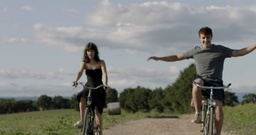
#> input picture data/1.jpg, 256 x 135 px, shrunk from 647 x 340 before the run
$ python run.py --img_path ../data/1.jpg   (older library calls are emulated)
#> lines starting #> are read from the running program, lines starting #| are printed output that depends on the picture; after the words box and inside, x2 and y2 are one past the last pixel; in counts of white or black regions, pixels touching at a corner belong together
### src/utils.py
import numpy as np

from scipy import signal
from scipy.ndimage.filters import convolve


def getBaseLayer(img, kernel_size, sigma):
    """
    Get  base layer given an image
    :param img: input image
    :param kernel_size: kernel size
    :param sigma: standard deviation
    :return base: base layer of input image
    """
    h, w, c = img.shape

    color = np.zeros((h, w, c))
    intensity = 0.2989 * img[:, :, 0] \
        + 0.5870 * img[:, :, 1] \
        + 0.1140 * img[:, :, 2]

    for idx in range(c):
        color[:, :, idx] = img[:, :, idx] / (intensity + 1e-4)

    luminous = np.log2(intensity + 1e-4)
    padding = int(np.floor(kernel_size / 2))
    y, x = np.mgrid[- padding: padding + 1, - padding: padding + 1]
    kernel = np.exp(- (x ** 2 + y ** 2) / (2 * sigma ** 2))
    kernel = kernel / np.sum(kernel)  # normalize

    convolved = signal.convolve2d(luminous, kernel, boundary='symm',
                                  mode='same')
    new_intensity = np.power(2, convolved)

    base = np.zeros((h, w, c))
    for idx in range(c):
        base[:, :, idx] = color[:, :, idx] * (new_intensity - 1e-4)
    base = np.round(np.clip(base, 0, 255)).astype('uint8')

    return base


def getAvgMask(img, kernel_h, kernel_w):
    """
    Get smooth mask by averaging
    :param img: input image
    :param kernel_h: height of kernel
    :param kernel_w: weight of kernel
    :return averaged_mask: averaged mask of input image
    """
    h, w, c = img.shape

    intensity = np.average(img, 2)
    luminous = np.log2(intensity + 1e-4)
    padding_h = int(np.floor(kernel_h / 2))
    padding_w = int(np.floor(kernel_w / 2))
    luminous = np.pad(luminous,
                      ((padding_h, padding_h), (padding_w, padding_w)),
                      'symmetric')

    kernel = np.ones((kernel_h, kernel_w))

    averaged_mask = np.zeros((h, w))
    for i in range(h):
        for j in range(w):
            averaged_mask[i, j] = np.sum(
                luminous[i: i + kernel_h, j: j + kernel_w] * kernel) / kernel.size

    return averaged_mask


def getEnergyMap(img, mask):
    """
    Get energy map of input image according to a mask
    :param img: input image
    :param mask: input mask
    :return energy_map: energy map of input image
    """
    filter_u = np.array([[1.0, 2.0, 1.0], [0.0, 0.0, 0.0], [-1.0, -2.0, -1.0]])
    filter_v = np.array([[1.0, 0.0, -1.0], [2.0, 0.0, -2.0], [1.0, 0.0, -1.0]])

    filter_u = np.stack([filter_u] * 3, axis=2)
    filter_v = np.stack([filter_v] * 3, axis=2)

    img = img.astype('float32')
    convolved = np.absolute(convolve(img, filter_u)) \
        + np.absolute(convolve(img, filter_v))

    energy_map = convolved.sum(axis=2)
    energy_map = energy_map + np.max(energy_map) * mask[:, :, 0]

    return energy_map


def getMinimumSeam(img, mask):
    """
    Get minimum seam of current image and mask
    :param img: input image
    :param mask: input mask
    :return: index of minimum seam
    """
    h, w, _ = img.shape

    energy_map = getEnergyMap(img, mask)
    backtrack = np.zeros_like(energy_map, dtype=np.int)
    for i in range(1, h):  # start from 1 to avoid leftmost edge
        for j in range(w):
            if j == 0:
                min_idx = np.argmin(energy_map[i - 1, j: j + 2])
                backtrack[i, j] = min_idx + j
                min_energy = energy_map[i - 1, min_idx + j]
            else:
                min_idx = np.argmin(energy_map[i - 1, j - 1: j + 2])
                backtrack[i, j] = min_idx + j - 1
                min_energy = energy_map[i - 1, min_idx + j - 1]
            energy_map[i, j] += min_energy

    return np.argmin(energy_map[-1]), backtrack


def carve(img, scale, mask):
    """
    Carve a seam on input image
    :param img: input image
    :param scale: ratio between input and output image
    :param mask: input mask
    :return carved_img: carved image
    :return mask: updated mask
    """
    h, w, _ = img.shape
    new_w = int(scale * w)

    carved_img = img.copy()
    for _ in range(w - new_w):
        h, w, _ = carved_img.shape
        seam, backtrack = getMinimumSeam(carved_img, mask)
        next_shape = np.ones((h, w), dtype=np.bool)
        for i in reversed(range(h)):
            next_shape[i, seam] = False
            seam = backtrack[i, seam]
        next_shape = np.stack([next_shape] * 3, axis=2)
        carved_img = carved_img[next_shape].reshape((h, w - 1, 3))
        mask = mask[next_shape].reshape((h, w - 1, 3))

    return carved_img, mask

### src/run.py
import os
import cv2
import argparse
import numpy as np
import skimage.io as sio

from scipy import signal
from utils import getBaseLayer, getAvgMask, carve


class ObjectRemover(object):
    def __init__(self, path_to_img, kernel_size=30, scale=0.5, rotate=False):
#> called with path_to_img = '../data/1.jpg', kernel_size = 30, scale = 0.7, rotate = 0
        self.img_path = path_to_img
        self.kernel_size = kernel_size
        self.scale = scale
        self.rotate = rotate

        self.img = sio.imread(self.img_path)
#> self.img is the input picture: shape (135, 256, 3); mean R, G, B 128.4, 129.8, 125.5
        self.img_shape = self.img.shape
#> self.img_shape = (135, 256, 3)

    def run(self):
        base = getBaseLayer(self.img, kernel_size=100, sigma=3)
#> after the loop in getBaseLayer, `for idx in range(c):`:
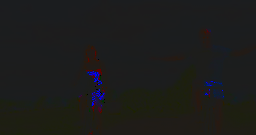
#> color: shape (135, 256, 3) float64; mean R, G, B 1, 1, 0.96; drawn with min black and max white

        kernel = np.ones((self.kernel_size, self.kernel_size))
        kernel[:, 0: self.kernel_size // 2] = -1

        h, w, c = self.img_shape
#> h = 135; w = 256; c = 3
        base_convolved = np.zeros(base.shape)
        for idx in range(c):
            base_convolved[:, :, idx] = signal.convolve2d(
                    base[:, :, idx], kernel, boundary='symm', mode='same')
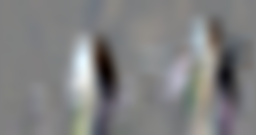
#> base_convolved: shape (135, 256, 3) float64; mean R, G, B 33.9, 70, 231.6; drawn with min black and max white

        base_convolved = np.abs(base_convolved)
        base_convolved = base_convolved - np.mean(base_convolved)
        base_convolved = np.clip(base_convolved / 255, 0, 1).astype('float')

        base_diff = np.abs(base - np.median(base))
        base_diff = base_diff - np.mean(base_diff)
        base_diff = np.clip(base_diff, 0, 255).astype('float') / 255

        base_convolved = base_convolved * (1 - np.mean(base_convolved)) \
            + base_diff * (1 - np.mean(base_diff))
        base_convolved = np.clip(base_convolved, 0, 1).astype('float')

        base_convolved = getAvgMask(base_diff, kernel_h=self.kernel_size // 2,
                                    kernel_w=self.kernel_size // 2)
#> after the loop in getAvgMask, `for i in range(h):`:
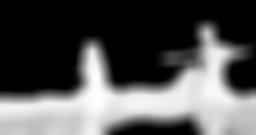
#> averaged_mask: shape (135, 256) float64; min -13.29, max -1.42, mean -9.36; drawn with min black and max white
        base_convolved = base_convolved - np.min(base_convolved)
#> base_convolved: shape (135, 256) float64

        base_diff = getAvgMask(base_diff, kernel_h=self.kernel_size // 2,
                               kernel_w=self.kernel_size // 2)
        base_diff = base_diff - np.min(base_diff)

        mask_diff = 1 - base_diff / np.max(base_diff)

        mask = np.zeros(self.img_shape)
        for idx in range(c):
            mask[:, :, idx] = mask_diff

        if self.rotate:
            rotated_img = np.rot90(self.img, 1, (0, 1))
            rotated_mask = np.rot90(mask, 1, (0, 1))
            output, _ = carve(rotated_img, self.scale, rotated_mask)
            output = np.rot90(output, 3, (0, 1))
        else:
            output, _ = carve(self.img, self.scale, mask)
#> the loop in carve, `for _ in range(w - new_w):` made 77 passes
#> pass 1, in getEnergyMap, `energy_map = energy_map + np.max(energy_map) * mask[:, :, 0]`:
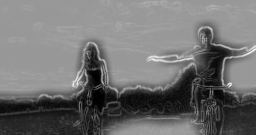
#> energy_map: shape (135, 256) float64; min 27.69, max 14650.9, mean 6475.1; drawn with min black and max white
#> after the loop in carve, `for _ in range(w - new_w):`:
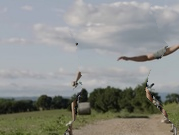
#> carved_img: shape (135, 179, 3); mean R, G, B 139.6, 141.6, 137.7
#> after the loop in carve, `for _ in range(w - new_w):`:
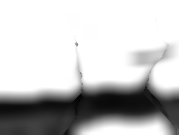
#> mask: shape (135, 179, 3) float64; min 0.0132, max 1, mean 0.76
#> after the loop in carve, `for _ in range(w - new_w):`:
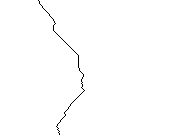
#> next_shape: shape (135, 180, 3) bool; 99.4% white; black in thin lines or dots, all inside (x1, y1, x2, y2) = (38, 0, 85, 135)

        return output


if __name__ == '__main__':
    parser = argparse.ArgumentParser()
    parser.add_argument('-img', '--img_path', required=True,
                        help='path to target image')
    parser.add_argument('-s', '--scale', type=float, default=0.7,
                        help='scale, ex: 0.7')
    parser.add_argument('-r', '--rotate', default=0,
                        help='set to 1 if rotate')
    args = parser.parse_args()

    img_path = args.img_path
    scale = args.scale
    rotate = args.rotate

    object_remover = ObjectRemover(path_to_img=img_path,
                                   scale=scale,
                                   rotate=rotate)

    out = object_remover.run()
    out = cv2.cvtColor(out, cv2.COLOR_BGR2RGB)
    out_path = os.path.join(
        os.path.dirname(img_path),
        os.path.splitext(os.path.basename(img_path))[0] + '_output.jpg')
    cv2.imwrite(out_path, out)

$ run again, on data/3.jpg
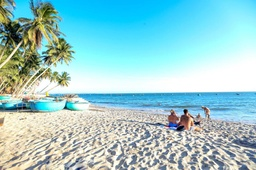
#> input picture data/3.jpg, 256 x 170 px, shrunk from 1024 x 682 before the run
#> in __init__, self.img is the input picture: shape (170, 256, 3); mean R, G, B 153.1, 202.5, 206.1
#> the loop in carve, `for _ in range(w - new_w):` made 77 passes
#> pass 1, in getEnergyMap, `energy_map = energy_map + np.max(energy_map) * mask[:, :, 0]`:
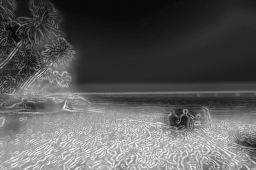
#> energy_map: shape (170, 256) float64; min 200.7, max 17683.9, mean 6478.1; drawn with min black and max white
#> after the loop in carve, `for _ in range(w - new_w):`:
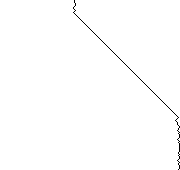
#> next_shape: shape (170, 180, 3) bool; 99.4% white; black in thin lines or dots, all inside (x1, y1, x2, y2) = (73, 0, 180, 170)

$ run again, on data/4.jpg
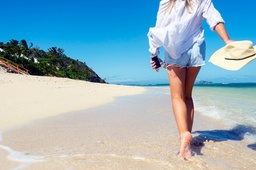
#> input picture data/4.jpg, 256 x 170 px, shrunk from 808 x 538 before the run
#> in __init__, self.img is the input picture: shape (170, 256, 3); mean R, G, B 144.8, 177.2, 191.1
#> the loop in carve, `for _ in range(w - new_w):` made 77 passes
#> pass 1, in getEnergyMap, `energy_map = energy_map + np.max(energy_map) * mask[:, :, 0]`:
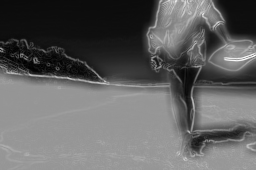
#> energy_map: shape (170, 256) float64; min 122.2, max 17651.7, mean 6898.7; drawn with min black and max white
#> after the loop in carve, `for _ in range(w - new_w):`:
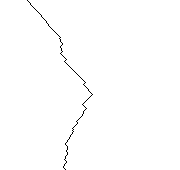
#> next_shape: shape (170, 180, 3) bool; 99.4% white; black in thin lines or dots, all inside (x1, y1, x2, y2) = (27, 0, 93, 170)
